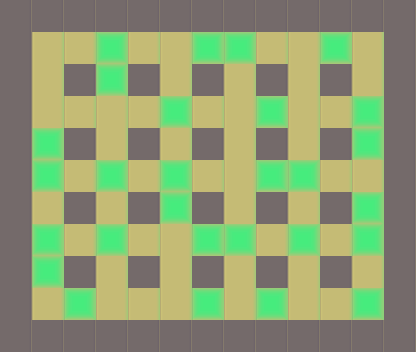

This game map was drawn from its Tiled (.tmx) file and the tilesets committed beside it. A one-line description and the full map source follow:
An orthogonal 13x11 tile map with 32x32 px tiles, 2 tile layers (base, piedras).

<map version="1.0" orientation="orthogonal" renderorder="right-down" width="13" height="11" tilewidth="32" tileheight="32" nextobjectid="1">
 <properties>
  <property name="nombre" value="Nivel 3" />
 </properties>
 <tileset firstgid="1" name="tile" tilewidth="32" tileheight="32" tilecount="3">
  <image source="../tilebase.png" width="96" height="32" />
  <terraintypes>
   <terrain name="New Terrain" tile="-1" />
  </terraintypes>
 </tileset>
 <layer name="base" width="13" height="11">
  <data>
   <tile gid="1" />
   <tile gid="1" />
   <tile gid="1" />
   <tile gid="1" />
   <tile gid="1" />
   <tile gid="1" />
   <tile gid="1" />
   <tile gid="1" />
   <tile gid="1" />
   <tile gid="1" />
   <tile gid="1" />
   <tile gid="1" />
   <tile gid="1" />
   <tile gid="1" />
   <tile gid="2" />
   <tile gid="2" />
   <tile gid="2" />
   <tile gid="2" />
   <tile gid="2" />
   <tile gid="2" />
   <tile gid="2" />
   <tile gid="2" />
   <tile gid="2" />
   <tile gid="2" />
   <tile gid="2" />
   <tile gid="1" />
   <tile gid="1" />
   <tile gid="2" />
   <tile gid="1" />
   <tile gid="2" />
   <tile gid="1" />
   <tile gid="2" />
   <tile gid="1" />
   <tile gid="2" />
   <tile gid="1" />
   <tile gid="2" />
   <tile gid="1" />
   <tile gid="2" />
   <tile gid="1" />
   <tile gid="1" />
   <tile gid="2" />
   <tile gid="2" />
   <tile gid="2" />
   <tile gid="2" />
   <tile gid="2" />
   <tile gid="2" />
   <tile gid="2" />
   <tile gid="2" />
   <tile gid="2" />
   <tile gid="2" />
   <tile gid="2" />
   <tile gid="1" />
   <tile gid="1" />
   <tile gid="2" />
   <tile gid="1" />
   <tile gid="2" />
   <tile gid="1" />
   <tile gid="2" />
   <tile gid="1" />
   <tile gid="2" />
   <tile gid="1" />
   <tile gid="2" />
   <tile gid="1" />
   <tile gid="2" />
   <tile gid="1" />
   <tile gid="1" />
   <tile gid="2" />
   <tile gid="2" />
   <tile gid="2" />
   <tile gid="2" />
   <tile gid="2" />
   <tile gid="2" />
   <tile gid="2" />
   <tile gid="2" />
   <tile gid="2" />
   <tile gid="2" />
   <tile gid="2" />
   <tile gid="1" />
   <tile gid="1" />
   <tile gid="2" />
   <tile gid="1" />
   <tile gid="2" />
   <tile gid="1" />
   <tile gid="2" />
   <tile gid="1" />
   <tile gid="2" />
   <tile gid="1" />
   <tile gid="2" />
   <tile gid="1" />
   <tile gid="2" />
   <tile gid="1" />
   <tile gid="1" />
   <tile gid="2" />
   <tile gid="2" />
   <tile gid="2" />
   <tile gid="2" />
   <tile gid="2" />
   <tile gid="2" />
   <tile gid="2" />
   <tile gid="2" />
   <tile gid="2" />
   <tile gid="2" />
   <tile gid="2" />
   <tile gid="1" />
   <tile gid="1" />
   <tile gid="2" />
   <tile gid="1" />
   <tile gid="2" />
   <tile gid="1" />
   <tile gid="2" />
   <tile gid="1" />
   <tile gid="2" />
   <tile gid="1" />
   <tile gid="2" />
   <tile gid="1" />
   <tile gid="2" />
   <tile gid="1" />
   <tile gid="1" />
   <tile gid="2" />
   <tile gid="2" />
   <tile gid="2" />
   <tile gid="2" />
   <tile gid="2" />
   <tile gid="2" />
   <tile gid="2" />
   <tile gid="2" />
   <tile gid="2" />
   <tile gid="2" />
   <tile gid="2" />
   <tile gid="1" />
   <tile gid="1" />
   <tile gid="1" />
   <tile gid="1" />
   <tile gid="1" />
   <tile gid="1" />
   <tile gid="1" />
   <tile gid="1" />
   <tile gid="1" />
   <tile gid="1" />
   <tile gid="1" />
   <tile gid="1" />
   <tile gid="1" />
   <tile gid="1" />
  </data>
 </layer>
 <layer name="piedras" width="13" height="11">
  <data>
   <tile gid="0" />
   <tile gid="0" />
   <tile gid="0" />
   <tile gid="0" />
   <tile gid="0" />
   <tile gid="0" />
   <tile gid="0" />
   <tile gid="0" />
   <tile gid="0" />
   <tile gid="0" />
   <tile gid="0" />
   <tile gid="0" />
   <tile gid="0" />
   <tile gid="0" />
   <tile gid="0" />
   <tile gid="0" />
   <tile gid="3" />
   <tile gid="0" />
   <tile gid="0" />
   <tile gid="3" />
   <tile gid="3" />
   <tile gid="0" />
   <tile gid="0" />
   <tile gid="3" />
   <tile gid="0" />
   <tile gid="0" />
   <tile gid="0" />
   <tile gid="0" />
   <tile gid="0" />
   <tile gid="3" />
   <tile gid="0" />
   <tile gid="0" />
   <tile gid="0" />
   <tile gid="0" />
   <tile gid="0" />
   <tile gid="0" />
   <tile gid="0" />
   <tile gid="0" />
   <tile gid="0" />
   <tile gid="0" />
   <tile gid="0" />
   <tile gid="0" />
   <tile gid="0" />
   <tile gid="0" />
   <tile gid="3" />
   <tile gid="0" />
   <tile gid="0" />
   <tile gid="3" />
   <tile gid="0" />
   <tile gid="0" />
   <tile gid="3" />
   <tile gid="0" />
   <tile gid="0" />
   <tile gid="3" />
   <tile gid="0" />
   <tile gid="0" />
   <tile gid="0" />
   <tile gid="0" />
   <tile gid="0" />
   <tile gid="0" />
   <tile gid="0" />
   <tile gid="0" />
   <tile gid="0" />
   <tile gid="3" />
   <tile gid="0" />
   <tile gid="0" />
   <tile gid="3" />
   <tile gid="0" />
   <tile gid="3" />
   <tile gid="0" />
   <tile gid="3" />
   <tile gid="0" />
   <tile gid="0" />
   <tile gid="3" />
   <tile gid="3" />
   <tile gid="0" />
   <tile gid="0" />
   <tile gid="0" />
   <tile gid="0" />
   <tile gid="0" />
   <tile gid="0" />
   <tile gid="0" />
   <tile gid="0" />
   <tile gid="3" />
   <tile gid="0" />
   <tile gid="0" />
   <tile gid="0" />
   <tile gid="0" />
   <tile gid="0" />
   <tile gid="3" />
   <tile gid="0" />
   <tile gid="0" />
   <tile gid="3" />
   <tile gid="0" />
   <tile gid="3" />
   <tile gid="0" />
   <tile gid="0" />
   <tile gid="3" />
   <tile gid="3" />
   <tile gid="0" />
   <tile gid="3" />
   <tile gid="0" />
   <tile gid="3" />
   <tile gid="0" />
   <tile gid="0" />
   <tile gid="3" />
   <tile gid="0" />
   <tile gid="0" />
   <tile gid="0" />
   <tile gid="0" />
   <tile gid="0" />
   <tile gid="0" />
   <tile gid="0" />
   <tile gid="0" />
   <tile gid="0" />
   <tile gid="0" />
   <tile gid="0" />
   <tile gid="0" />
   <tile gid="0" />
   <tile gid="3" />
   <tile gid="0" />
   <tile gid="0" />
   <tile gid="0" />
   <tile gid="3" />
   <tile gid="0" />
   <tile gid="3" />
   <tile gid="0" />
   <tile gid="0" />
   <tile gid="3" />
   <tile gid="0" />
   <tile gid="0" />
   <tile gid="0" />
   <tile gid="0" />
   <tile gid="0" />
   <tile gid="0" />
   <tile gid="0" />
   <tile gid="0" />
   <tile gid="0" />
   <tile gid="0" />
   <tile gid="0" />
   <tile gid="0" />
   <tile gid="0" />
   <tile gid="0" />
  </data>
 </layer>
</map>
